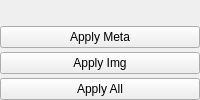
               <widget class="QFrame" name="apply_frame">
                <property name="frameShape">
                 <enum>QFrame::NoFrame</enum>
                </property>
                <property name="frameShadow">
                 <enum>QFrame::Plain</enum>
                </property>
                <layout class="QVBoxLayout" name="verticalLayout_4" stretch="0,0,0,0">
                 <property name="spacing">
                  <number>4</number>
                 </property>
                 <property name="leftMargin">
                  <number>0</number>
                 </property>
                 <property name="topMargin">
                  <number>0</number>
                 </property>
                 <property name="rightMargin">
                  <number>0</number>
                 </property>
                 <property name="bottomMargin">
                  <number>0</number>
                 </property>
                 <item>
                  <spacer name="apply_frame_spacer">
                   <property name="orientation">
                    <enum>Qt::Vertical</enum>
                   </property>
                   <property name="sizeType">
                    <enum>QSizePolicy::MinimumExpanding</enum>
                   </property>
                   <property name="sizeHint" stdset="0">
                    <size>
                     <width>0</width>
                     <height>0</height>
                    </size>
                   </property>
                  </spacer>
                 </item>
                 <item>
                  <widget class="QPushButton" name="apply_meta_button">
                   <property name="text">
                    <string>Apply Meta</string>
                   </property>
                  </widget>
                 </item>
                 <item>
                  <widget class="QPushButton" name="apply_img_button">
                   <property name="text">
                    <string>Apply Img</string>
                   </property>
                  </widget>
                 </item>
                 <item>
                  <widget class="QPushButton" name="apply_all_nutton">
                   <property name="text">
                    <string>Apply All</string>
                   </property>
                  </widget>
                 </item>
                </layout>
               </widget>
